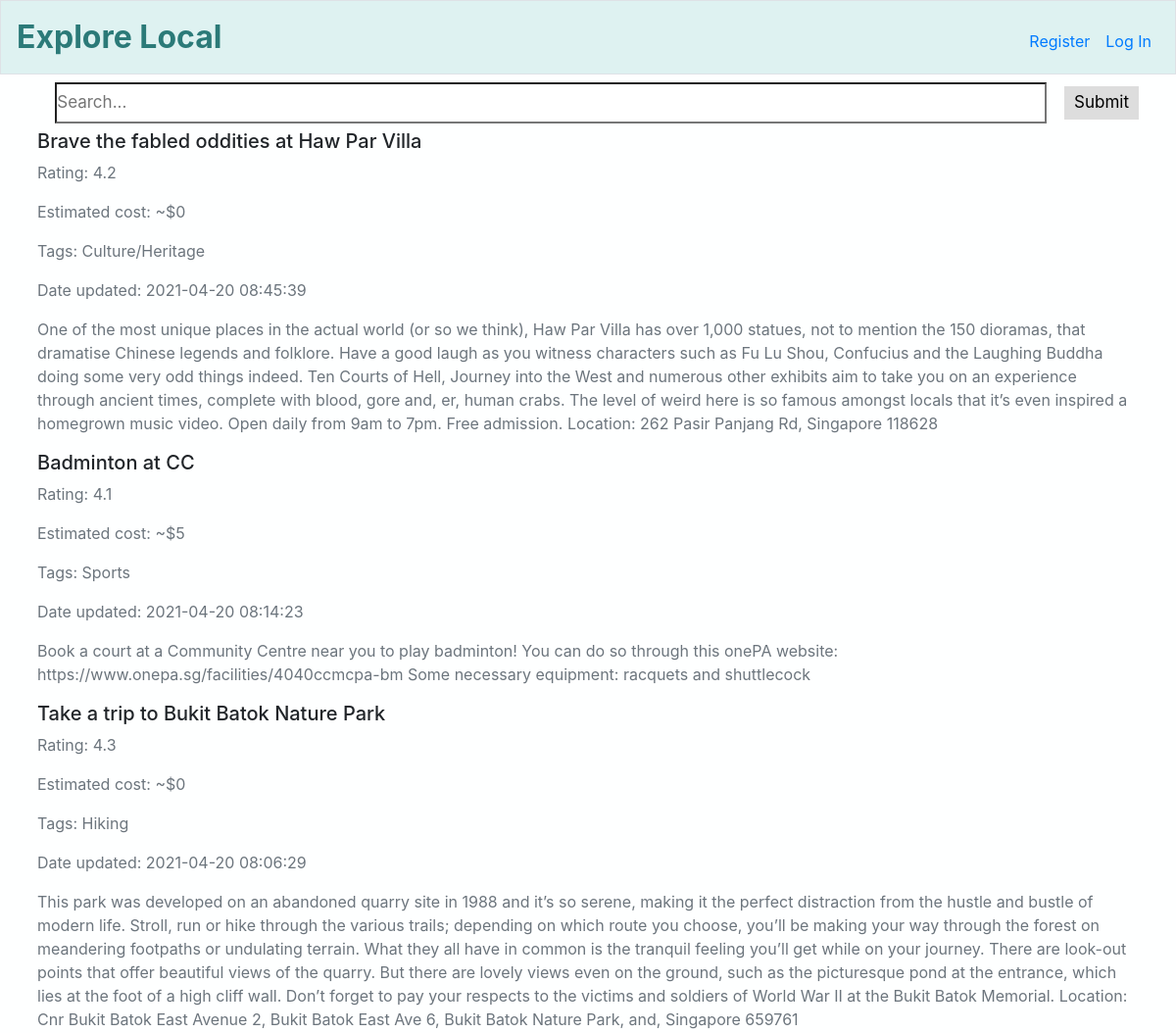
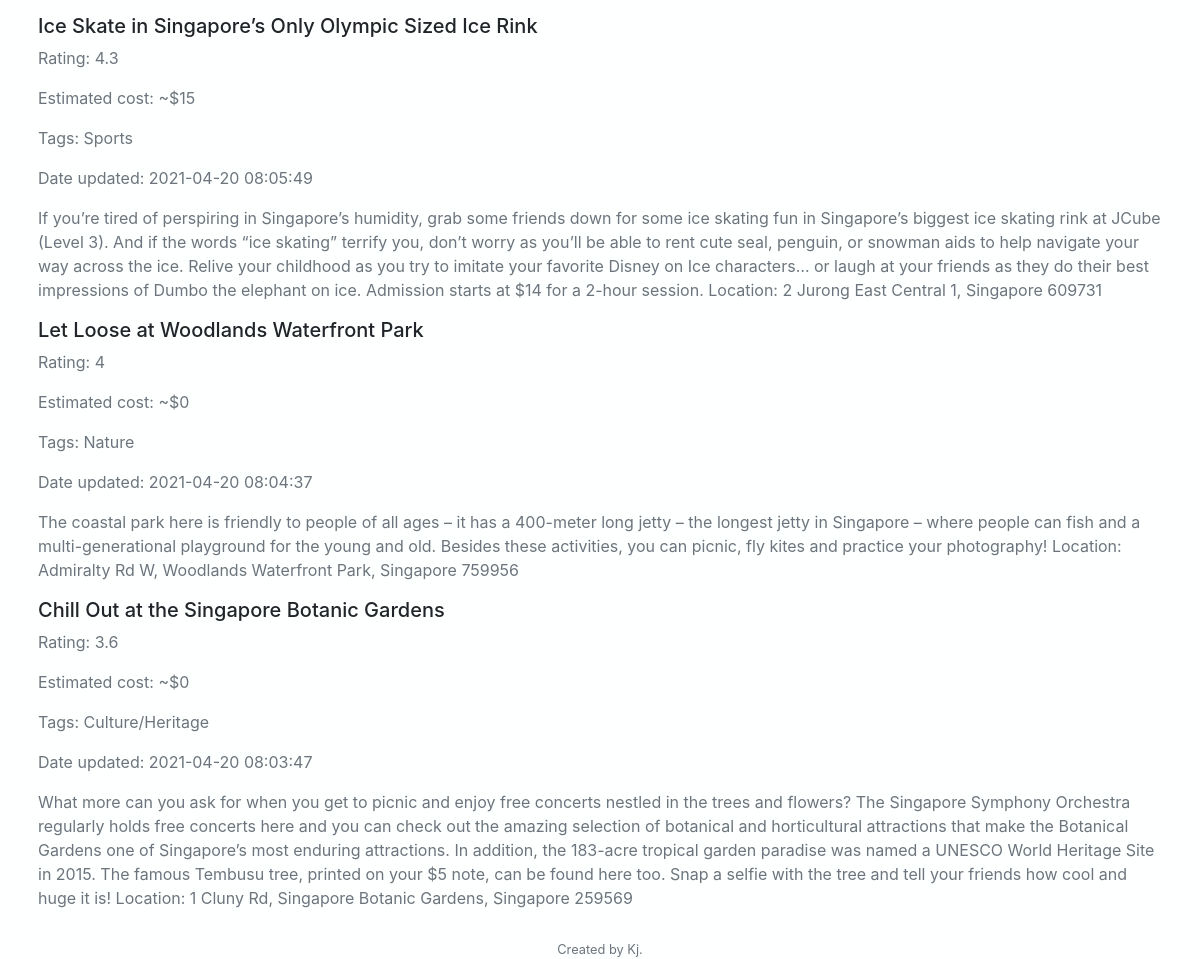
The page / on the database its author committed (2 pictures, top to bottom).
### tables this page shows
CREATE TABLE 'activities' ('person_id' integer NOT NULL, 'title' text NOT NULL, 'description' text NOT NULL, 'rating' numeric, 'edit_date' timestamp DEFAULT CURRENT_TIMESTAMP, 'tag' text, 'id'  INTEGER PRIMARY KEY NOT NULL  , 'cost'  INTEGER NOT NULL  );

### application.py (the view, shortened to what this page needs)
@app.route("/", methods=["GET", "POST"])
def index():
    activities = db.execute("SELECT * FROM activities ORDER BY edit_date DESC")
    return render_template("index.html", activities=activities)

### application.py (called while the page is built)
@app.after_request
def after_request(response):
    response.headers["Cache-Control"] = "no-cache, no-store, must-revalidate"
    response.headers["Expires"] = 0
    response.headers["Pragma"] = "no-cache"
    return response

### templates/index.html (shortened to what this page needs)
{% extends "layout.html" %}
{% block main %}
    <div class="search-container">
        <form action="/" method="POST">
            <input type="search" placeholder="Search..." name="search" id="search">
            <button type="submit">Submit</button>
        </form>
    </div>
    <div class="search-results">
        {% for activity in activities %}
            <h5>{{ activity.title }}</h5>
            <p class="text-secondary" class="fs-6">Rating: {{ activity.rating }}</p>
            <p class="text-secondary" class="fs-6">Estimated cost: ~${{ activity.cost }}</p>
            <p class="text-secondary" class="fs-6">Tags: {{ activity.tag }}</p>
            <p class="text-secondary" class="fs-6">Date updated: {{ activity.edit_date }}</p>
            <p class="text-secondary" class="fs-6" class="description">{{ activity.description }}</p>
        {% endfor %}
    </div>
{% endblock %}

### templates/layout.html (shortened to what this page needs)
<!DOCTYPE html>
<html lang="en">
    <head>
        <link rel="stylesheet" href="https://cdn.jsdelivr.net/npm/bootstrap@4.5.3/dist/css/bootstrap.min.css">
        <link href="/static/styles.css" rel="stylesheet">
    </head>
    <body>
        <nav class="navbar navbar-expand-md navbar-custom border">
            <a class="navbar-brand" href="/"><span class="blue">Explore Local</span></a>
            <div class="collapse navbar-collapse" id="navbar">
                {% if session.user_id %}
                    <ul class="navbar-nav mr-auto mt-2">
                        <li class="nav-item"><a class="nav-link" href="/post">Create post</a></li>
                        <li class="nav-item"><a class="nav-link" href="/profile">Profile</a></li>
                    </ul>
                    <ul class="navbar-nav ml-auto mt-2">
                        <li class="nav-item"><a class="nav-link" href="/logout">Log Out</a></li>
                    </ul>
                {% else %}
                    <ul class="navbar-nav ml-auto mt-2">
                        <li class="nav-item"><a class="nav-link" href="/register">Register</a></li>
                        <li class="nav-item"><a class="nav-link" href="/login">Log In</a></li>
                    </ul>
                {% endif %}
            </div>
        </nav>
        <main class="container p-2">
            {% block main %}{% endblock %}
        </main>
        <footer class="small text-center text-muted">
            Created by Kj.
        </footer>
    </body>
</html>

### static/styles.css (style rules this page uses)
nav .navbar-brand { font-size: xx-large; }
nav .navbar-brand .blue { color: #2B7A78; font-weight: bold; }
.navbar-custom { background-color: #DEF2F1; }
main { overflow-x: auto; text-align: center; }
body { background-color: #FEFFFF; }
.search-container { float: left; padding: 0 0; margin: 0 0; vertical-align: top; width: 100%; }
.search-container input[type=search] { width: 90%; padding: 6px 0; margin: 0 0; font-size: 17px; }
.search-container button { float: right; padding: 4px 10px; margin-top: 4px; margin-left: 0; background: #ddd; font-size: 17px; border: none; cursor: pointer; }
.search-results { float: left; width: 100%; text-align: left; padding: 6px 0; }

### rows shown on the page
activities: title "Brave the fabled oddities at Haw Par Villa", rating "4.2", cost "0", tag "Culture/Heritage", edit_date "2021-04-20 08:45:39", description "One of the most unique places in the actual world (or so we think), Haw Par Villa has over 1,000 statues, not to mention the 150 dioramas, that dramatise Chinese legends and folklore. Have a good laugh as you witness characters such as Fu Lu Shou, Confucius and the Laughing Buddha doing some very odd things indeed. Ten Courts of Hell, Journey into the West and numerous other exhibits aim to take you on an experience through ancient times, complete with blood, gore and, er, human crabs. The level of weird here is so famous amongst locals that it’s even inspired a homegrown music video. Open daily from 9am to 7pm. Free admission. Location: 262 Pasir Panjang Rd, Singapore 118628"
activities: title "Badminton at CC", rating "4.1", cost "5", tag "Sports", edit_date "2021-04-20 08:14:23", description "Book a court at a Community Centre near you to play badminton! You can do so through this onePA website: https://www.onepa.sg/facilities/4040ccmcpa-bm Some necessary equipment: racquets and shuttlecock"
activities: title "Take a trip to Bukit Batok Nature Park", rating "4.3", cost "0", tag "Hiking", edit_date "2021-04-20 08:06:29", description "This park was developed on an abandoned quarry site in 1988 and it’s so serene, making it the perfect distraction from the hustle and bustle of modern life. Stroll, run or hike through the various trails; depending on which route you choose, you’ll be making your way through the forest on meandering footpaths or undulating terrain. What they all have in common is the tranquil feeling you’ll get while on your journey. There are look-out points that offer beautiful views of the quarry. But there are lovely views even on the ground, such as the picturesque pond at the entrance, which lies at the foot of a high cliff wall. Don’t forget to pay your respects to the victims and soldiers of World…"
activities: title "Ice Skate in Singapore’s Only Olympic Sized Ice Rink", rating "4.3", cost "15", tag "Sports", edit_date "2021-04-20 08:05:49", description "If you’re tired of perspiring in Singapore’s humidity, grab some friends down for some ice skating fun in Singapore’s biggest ice skating rink at JCube (Level 3). And if the words “ice skating” terrify you, don’t worry as you’ll be able to rent cute seal, penguin, or snowman aids to help navigate your way across the ice. Relive your childhood as you try to imitate your favorite Disney on Ice characters… or laugh at your friends as they do their best impressions of Dumbo the elephant on ice. Admission starts at $14 for a 2-hour session. Location: 2 Jurong East Central 1, Singapore 609731"
activities: title "Let Loose at Woodlands Waterfront Park", rating "4", cost "0", tag "Nature", edit_date "2021-04-20 08:04:37", description "The coastal park here is friendly to people of all ages – it has a 400-meter long jetty – the longest jetty in Singapore – where people can fish and a multi-generational playground for the young and old. Besides these activities, you can picnic, fly kites and practice your photography! Location: Admiralty Rd W, Woodlands Waterfront Park, Singapore 759956"
activities: title "Chill Out at the Singapore Botanic Gardens", rating "3.6", cost "0", tag "Culture/Heritage", edit_date "2021-04-20 08:03:47", description "What more can you ask for when you get to picnic and enjoy free concerts nestled in the trees and flowers? The Singapore Symphony Orchestra regularly holds free concerts here and you can check out the amazing selection of botanical and horticultural attractions that make the Botanical Gardens one of Singapore’s most enduring attractions. In addition, the 183-acre tropical garden paradise was named a UNESCO World Heritage Site in 2015. The famous Tembusu tree, printed on your $5 note, can be found here too. Snap a selfie with the tree and tell your friends how cool and huge it is! Location: 1 Cluny Rd, Singapore Botanic Gardens, Singapore 259569"
